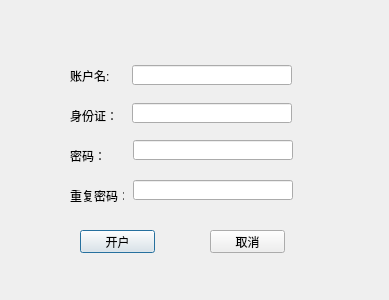
<?xml version="1.0" encoding="UTF-8"?>
<ui version="4.0">
 <class>AddAccount</class>
 <widget class="QDialog" name="AddAccount">
  <property name="geometry">
   <rect>
    <x>0</x>
    <y>0</y>
    <width>389</width>
    <height>300</height>
   </rect>
  </property>
  <property name="windowTitle">
   <string>Dialog</string>
  </property>
  <widget class="QLabel" name="label">
   <property name="geometry">
    <rect>
     <x>70</x>
     <y>70</y>
     <width>54</width>
     <height>12</height>
    </rect>
   </property>
   <property name="text">
    <string>账户名:</string>
   </property>
  </widget>
  <widget class="QLabel" name="label_2">
   <property name="geometry">
    <rect>
     <x>70</x>
     <y>110</y>
     <width>54</width>
     <height>12</height>
    </rect>
   </property>
   <property name="text">
    <string>身份证：</string>
   </property>
  </widget>
  <widget class="QLabel" name="label_3">
   <property name="geometry">
    <rect>
     <x>70</x>
     <y>150</y>
     <width>54</width>
     <height>12</height>
    </rect>
   </property>
   <property name="text">
    <string>密码：</string>
   </property>
  </widget>
  <widget class="QLabel" name="label_4">
   <property name="geometry">
    <rect>
     <x>70</x>
     <y>190</y>
     <width>54</width>
     <height>12</height>
    </rect>
   </property>
   <property name="text">
    <string>重复密码：</string>
   </property>
  </widget>
  <widget class="QLineEdit" name="accountName">
   <property name="geometry">
    <rect>
     <x>132</x>
     <y>65</y>
     <width>160</width>
     <height>20</height>
    </rect>
   </property>
  </widget>
  <widget class="QLineEdit" name="accountId">
   <property name="geometry">
    <rect>
     <x>132</x>
     <y>103</y>
     <width>160</width>
     <height>20</height>
    </rect>
   </property>
  </widget>
  <widget class="QLineEdit" name="accountPasswd">
   <property name="geometry">
    <rect>
     <x>133</x>
     <y>140</y>
     <width>160</width>
     <height>20</height>
    </rect>
   </property>
  </widget>
  <widget class="QLineEdit" name="raccountPasswd">
   <property name="geometry">
    <rect>
     <x>133</x>
     <y>180</y>
     <width>160</width>
     <height>20</height>
    </rect>
   </property>
  </widget>
  <widget class="QPushButton" name="createAccount">
   <property name="geometry">
    <rect>
     <x>80</x>
     <y>230</y>
     <width>75</width>
     <height>23</height>
    </rect>
   </property>
   <property name="text">
    <string>开户</string>
   </property>
  </widget>
  <widget class="QPushButton" name="cancel">
   <property name="geometry">
    <rect>
     <x>210</x>
     <y>230</y>
     <width>75</width>
     <height>23</height>
    </rect>
   </property>
   <property name="text">
    <string>取消</string>
   </property>
  </widget>
 </widget>
 <resources/>
 <connections/>
</ui>
